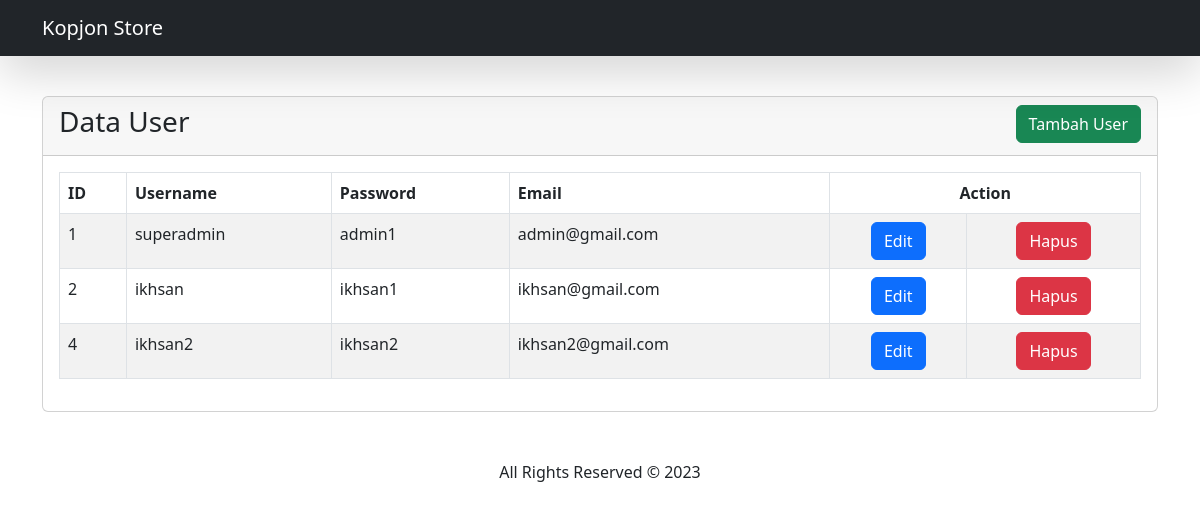
Page /pages/user_read.php on the earlier database version.
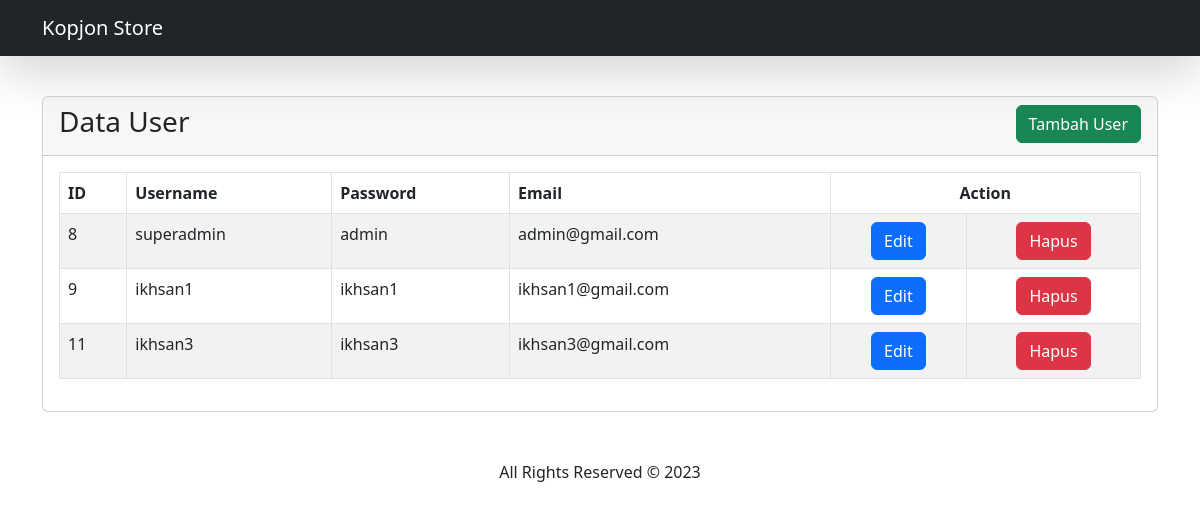
Same page on the later database version.
### tables this page shows
CREATE TABLE `data_login` (
  `id` int(11) NOT NULL,
  `level` varchar(15) NOT NULL,
  `username` varchar(255) NOT NULL,
  `password` varchar(255) NOT NULL,
  `email` varchar(50) NOT NULL
);

### data/code.php (called while the page is built, shortened)
<?php
class Code
{
    public function __construct()
    {
        $host = "localhost";
        $dbname = "kopjonstore";
        $username = "root";
        $password = "";
        $this->db = new PDO("mysql:host={$host};dbname={$dbname}", $username, $password);
    }
    public function show_user()
    {
        $query = $this->db->prepare("SELECT * FROM data_login");
        $query->execute();
        $data = $query->fetchAll();
        return $data;
    }
}
?>

### pages/user_read.php (the view, shortened to what this page needs)
<?php
include "../data/code.php";
$code = new Code();
$data_login = $code->show_user();
?>
<!DOCTYPE html>
<html lang="en">
<head>
    <link rel="stylesheet" href="./css/bootstrap.min.css">
    <link rel="stylesheet" href="./css/all.min.css">
    <link rel="stylesheet" href="./css/style.css">
    <link href="https://cdn.jsdelivr.net/npm/bootstrap@5.2.2/dist/css/bootstrap.min.css"
    rel="stylesheet">
</head>
<body>
    <?php include "../menu/navbar.php"; ?>
    <br><br><br><br>
    <div class="container">
        <div class="row">
            <div class="col-md-12 mt4">
                <div class="card">
                    <div class="card-header">
                        <h3>Data User
                        <a href="user_create.php" class="btn btn-success float-end" >Tambah User</a>
                        </h3>
                    </div>
                    <div class="card-body">
                        <table class="table table-bordered table-striped">
                            <thead>
                                <th>ID</th>
                                <th>Username</th>
                                <th>Password</th>
                                <th>Email</th>
                                <th colspan="2" class="text-center">Action</th>
                            </thead>
                            <tbody>
                                <?php
                                foreach ($data_login as $row) {
                                    echo "<tr>";
                                    echo "<td>" . $row['id'] . "</td>";
                                    echo "<td>" . $row['username'] . "</td>";
                                    echo "<td>" . $row['password'] . "</td>";
                                    echo "<td>" . $row['email'] . "</td>";
                                    echo "<td class='text-center'><a class='btn btn-primary' href='user_update.php?id=" . $row['id'] ."'>Edit</a></td>
                                        <td class='text-center'><button type='button' class='btn btn-danger' data-bs-toggle='modal' data-bs-target='#hapus".$row['id'] ."'>
                                        Hapus</button></td>
                                        <div class='modal' id='hapus".$row['id'] ."' tabindex='-1'>
                                        <div class='modal-dialog'>
                                          <div class='modal-content'>
                                            <div class='modal-header'>
                                              <h5 class='modal-title'>Hapus Data</h5>
                                              <button type='button' class='btn-close' data-bs-dismiss='modal' aria-label='Close'></button>
                                            </div>
                                            <div class='modal-body'>
                                              <p>Apakah anda yakin untuk menghapus data?</p>
                                            </div>
                                            <div class='modal-footer'>
                                              <button type='button' class='btn btn-secondary' data-bs-dismiss='modal'>Close</button>
                                              <a class='btn btn-danger' href='user_read.php?user_delete=" . $row['id'] . "'>Hapus</a>
                                            </div>
                                          </div>
                                        </div>
                                      </div>";
                                    echo "</tr>";
                                }?>
                            </tbody>
                        </table>
                    </div>
                </div>
            </div>
        </div>
    </div>
      <div class="container text-center pt-5 pb-5">
        All Rights Reserved &copy; 2023
      </div>
</body>
</html>

### menu/navbar.php (shortened to what this page needs)
<nav class="navbar navbar-expand-lg navbar-dark bg-dark shadow-lg fixed-top">
  <div class="container">
    <a class="navbar-brand" href="../pages/barang_read.php">Kopjon Store</a>
  </div>
</nav>

Differences in the rows shown:
removed data_login: id "1", username "superadmin", password "admin1", email "admin@gmail.com"
removed data_login: id "2", username "ikhsan", password "ikhsan1", email "ikhsan@gmail.com"
removed data_login: id "4", username "ikhsan2", password "ikhsan2", email "ikhsan2@gmail.com"
added data_login: id "8", username "superadmin", password "admin", email "admin@gmail.com"
added data_login: id "9", username "ikhsan1", password "ikhsan1", email "ikhsan1@gmail.com"
added data_login: id "11", username "ikhsan3", password "ikhsan3", email "ikhsan3@gmail.com"
